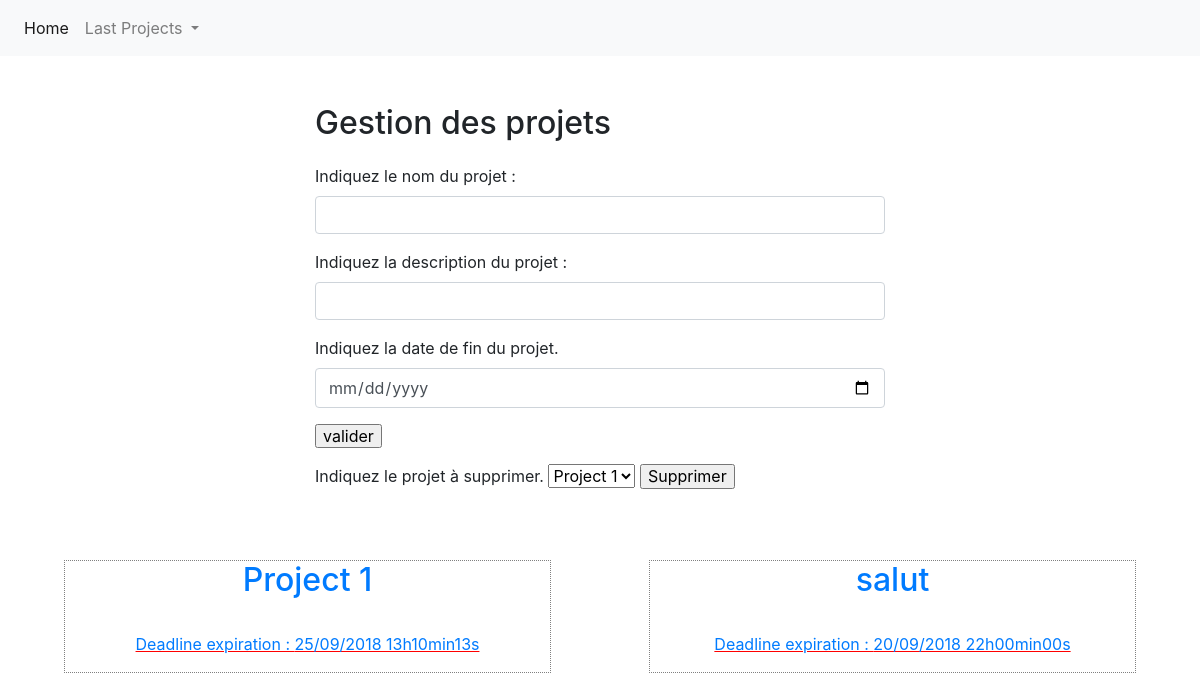
The app's page /index.php?action=listProjects with its own data.
### tables this page shows
CREATE TABLE `Projects` (
  `id` int(11) NOT NULL,
  `name` varchar(125) NOT NULL,
  `description` varchar(255) NOT NULL,
  `deadline` timestamp NOT NULL DEFAULT CURRENT_TIMESTAMP ON UPDATE CURRENT_TIMESTAMP,
  `member_id` int(11) NOT NULL
);

### controller.php (called while the page is built, shortened)
<?php
require ('model.php');
function listProjects()
{
	$reqAllProjects = getAllProjects();
	$repAll = $reqAllProjects->fetchAll();
	require ('projectsView.php');
}

### model.php (called while the page is built, shortened)
<?php
function getAllProjects()
{
	$db = connect();
	$req = $db->query('SELECT id, name, DATE_FORMAT(deadline, "%d/%m/%Y %Hh%imin%ss") as deadline_fr FROM Projects WHERE member_id = "' . $_SESSION['id'] . '"');
	return $req;
};

### projectsView.php (the view, shortened to what this page needs)
<?php
  require ('header.php');
?>
  <div class="container-fluid col-6 mx-auto text-left mt-5">
      <h1>Gestion des projets</h1>
    <form method="post" action="index.php?action=listProjects">
    <div class="form-group">
      <label for="name">Indiquez le nom du projet : </label>
      <input class="form-control" type="text" name="name">
    </div>
    <div class="form-group">
      <label for="description">Indiquez la description du projet :</label>
      <input class="form-control" type="text" name="description">
    </div>
    <div class="form-group">
      <label for="end">Indiquez la date de fin du projet.</label>
      <input class="form-control" type="date" name="deadline" id="end">
    </div>
      <input type="submit" value="valider">
    </form>
    <form method="post" action="index.php?action=listProjects">
      <label for="delete">Indiquez le projet à supprimer.</label>
      <select name="delete">
        <?php
            foreach($repAll as $listProjects)
            {
        ?>
              <option name="id" value="<?= $listProjects['id']; ?>"><?= $listProjects['name']; ?></option>
        <?php
            }
        ?>
      </select>
      <input type="submit" name="deleteButton" value="Supprimer">
    </form>
  </div>
  <div class="container-fluid d-flex justify-content-center  text-center flex-wrap">
    <?php
      foreach($repAll as $listProjects)
      {
    ?>
        <div class="col-5 mx-auto mt-5" style="border:1px dotted grey">
          <a class="linkDecoration" href="index.php?action=project&amp;project_id=<?= $listProjects['id']; ?>">
            <h2><?= $listProjects['name']; ?></h2>
            <br />
            <p class="redUnderline">Deadline expiration : <?= $listProjects['deadline_fr']; ?></p>
          </a>
        </div>
    <?php
      }
    ?>
  </div>
<?php
  require ('footer.php');
?>

### css/main.css (style rules this page uses)
.redUnderline { text-decoration:underline; text-decoration-color:red; }
a, a:hover { text-decoration:none; }

### records on screen
projects: name "Project 1", deadline_fr "25/09/2018 13h10min13s"
projects: name "salut", deadline_fr "20/09/2018 22h00min00s"

### other values on screen
form field delete "Project 1"
